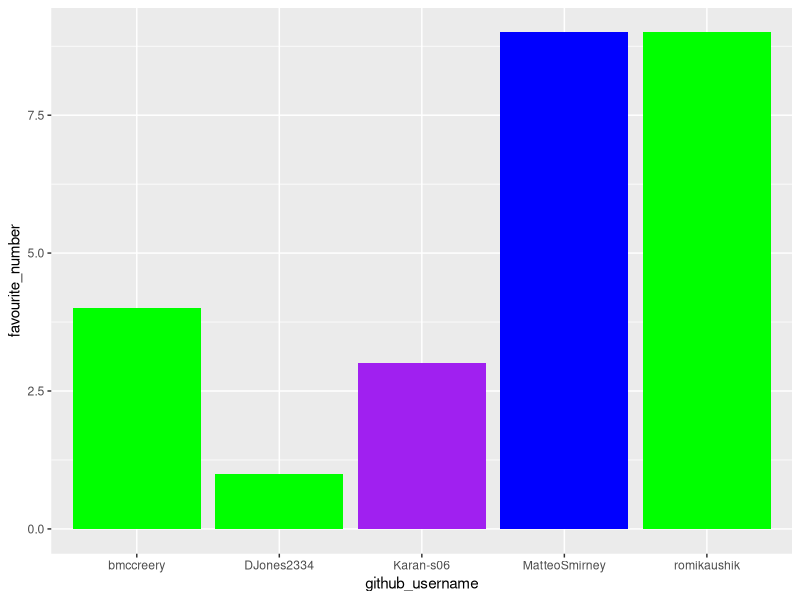
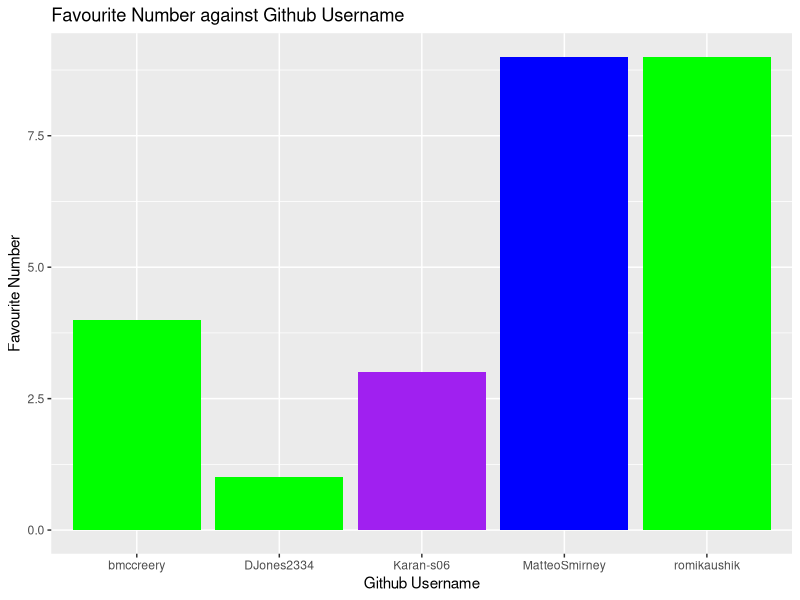
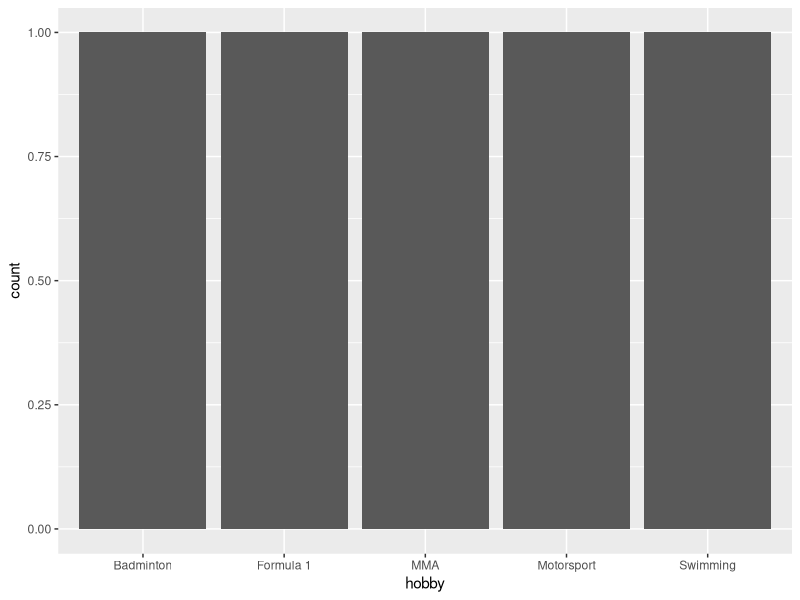

Generate these figures, in order, with R:
## ---- chunk 1
library(tidyverse) 
## ---- chunk 2
team_data <- tibble(
  name = c("Romi", "Barney", "Duncan", 
           "Karan", "Matteo"),
  github_username = c("romikaushik", "bmccreery", "DJones2334", 
                      "Karan-s06", "MatteoSmirney"), 
  colour = c("Green", "Green", "Green", 
             "Purple", "Blue"),
  hobby = c("Swimming", "Motorsport", "MMA", 
            "Badminton", "Formula 1"),
  favourite_number = c(9, 4, 1, 3, 9)
  )

team_data
## ---- chunk 3
p1 <- ggplot(data = team_data, 
             mapping = aes(x = github_username, 
                           y = favourite_number,
                           fill = colour), 
             ) +
   geom_col() +
   scale_fill_identity()
p1
## ---- chunk 4
p1 + labs(x = "Github Username", 
          y = "Favourite Number",
          title = "Favourite Number against Github Username")
## ---- chunk 5
p2 <- ggplot(team_data, aes(x = hobby)) +
  geom_bar()
p2
